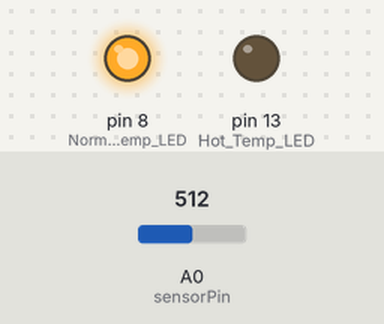
Bench run of a sketch on a simulated Arduino Uno, built with avr-gcc and run on an emulated ATmega328P. On the bench: output pins drawn as LEDs (lit = HIGH). The inputs (shaded band) are chosen by the test bench; at power-on: A0 (sensorPin) = 512.

Above: at 1.3 s.
1.4 s: A0 (sensorPin) set to 740
2.9 s: A0 (sensorPin) set to 767
At 3.4 s:
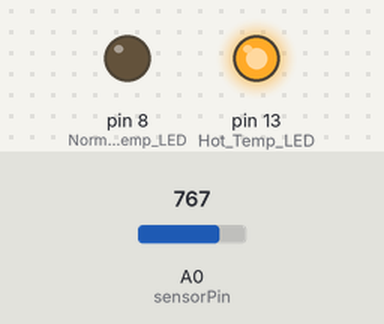
4.5 s: A0 (sensorPin) set to 716
At 5.7 s:
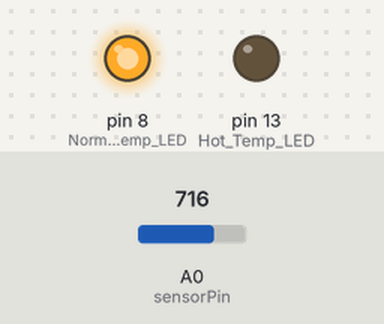
6.0 s: A0 (sensorPin) set to 900
At 6.9 s:
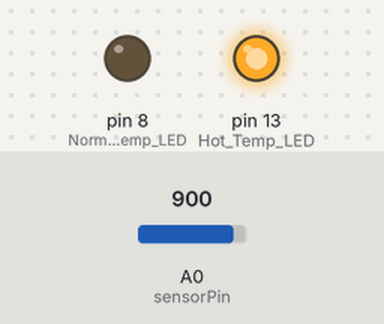
Timing chart, 0 to 8.5 s (numbered marks = the images above; inputs shaded):
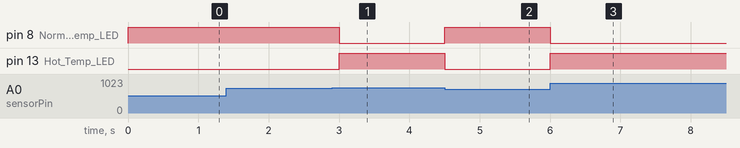

Measured:
- the behaviour switches between 750 and 751 on A0 (sensorPin) (found by bisection; images 0 and 1)
- after the input at 1.4 s, every drawn part: stays the same
- after the input at 2.9 s, pin 8 (Normal_Temp_LED): HIGH → LOW after 0.10 s; pin 13 (Hot_Temp_LED): LOW → HIGH after 0.10 s
- after the input at 4.5 s, pin 8 (Normal_Temp_LED): LOW → HIGH at once; pin 13 (Hot_Temp_LED): HIGH → LOW at once
- after the input at 6.0 s, pin 8 (Normal_Temp_LED): HIGH → LOW at once; pin 13 (Hot_Temp_LED): LOW → HIGH at once

The sketch:

Temperature_Monitoring_SysTem.ino
```cpp
const int sensorPin = A0; // sensor pin
const int Normal_Temp_LED = 8; // Normal Temp LED pin
const int Hot_Temp_LED = 13; // Hot Temp LED pin
int reading;   // ADC reading
float volts;   // voltage
float millivolts;  // voltage in mV
float degreesC;    // temp in deg C


// actual analog reference voltage
const float aref_voltage = 1.09;
void setup() {
  // set Normal_Temp_LED pins as outputs
  pinMode(Normal_Temp_LED,OUTPUT);
  pinMode(Hot_Temp_LED,OUTPUT);
    // use internal 1.1V reference voltage
  analogReference(INTERNAL);
  // initialize serial communication
  Serial.begin(9600);
}

void loop() {
  reading = analogRead(A0);  // read analog pin
  volts = reading * aref_voltage / 1023.0; // convert to voltage
  millivolts = 1000 * volts; // convert to millivolts
  degreesC = (millivolts - 500)/10;  // convert to deg C


  // control Normal_Temp_LEDs based on temperature thresholds
  if(degreesC > 30){
    digitalWrite(Hot_Temp_LED,HIGH);
    digitalWrite(Normal_Temp_LED,LOW);
  }
  else{
   digitalWrite(Hot_Temp_LED,LOW);
   digitalWrite(Normal_Temp_LED,HIGH);

  }
  delay(500);
}
```
